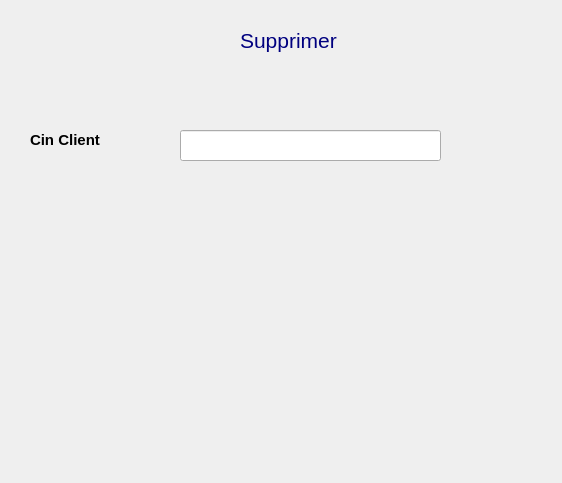
<?xml version="1.0" encoding="UTF-8"?>
<ui version="4.0">
 <class>supprimer</class>
 <widget class="QDialog" name="supprimer">
  <property name="geometry">
   <rect>
    <x>0</x>
    <y>0</y>
    <width>562</width>
    <height>483</height>
   </rect>
  </property>
  <property name="windowTitle">
   <string>Dialog</string>
  </property>
  <widget class="QLabel" name="comSupLB">
   <property name="geometry">
    <rect>
     <x>30</x>
     <y>130</y>
     <width>81</width>
     <height>21</height>
    </rect>
   </property>
   <property name="text">
    <string>&lt;!DOCTYPE HTML PUBLIC &quot;-//W3C//DTD HTML 4.0//EN&quot; &quot;http://www.w3.org/TR/REC-html40/strict.dtd&quot;&gt;
&lt;html&gt;&lt;head&gt;&lt;meta name=&quot;qrichtext&quot; content=&quot;1&quot; /&gt;&lt;style type=&quot;text/css&quot;&gt;
p, li { white-space: pre-wrap; }
&lt;/style&gt;&lt;/head&gt;&lt;body style=&quot; font-family:'MS Shell Dlg 2'; font-size:8.25pt; font-weight:400; font-style:normal;&quot;&gt;
&lt;p style=&quot; margin-top:0px; margin-bottom:0px; margin-left:0px; margin-right:0px; -qt-block-indent:0; text-indent:0px;&quot;&gt;&lt;span style=&quot; font-size:11pt; font-weight:600;&quot;&gt;Cin Client&lt;/span&gt;&lt;/p&gt;&lt;/body&gt;&lt;/html&gt;</string>
   </property>
  </widget>
  <widget class="QPushButton" name="SupprimerPB">
   <property name="geometry">
    <rect>
     <x>480</x>
     <y>120</y>
     <width>61</width>
     <height>41</height>
    </rect>
   </property>
   <property name="text">
    <string/>
   </property>
   <property name="icon">
    <iconset resource="Images.qrc">
     <normaloff>:/icon/Icon/118.png</normaloff>:/icon/Icon/118.png</iconset>
   </property>
   <property name="iconSize">
    <size>
     <width>30</width>
     <height>30</height>
    </size>
   </property>
   <property name="flat">
    <bool>true</bool>
   </property>
  </widget>
  <widget class="QLineEdit" name="comSupLE">
   <property name="geometry">
    <rect>
     <x>180</x>
     <y>130</y>
     <width>261</width>
     <height>31</height>
    </rect>
   </property>
  </widget>
  <widget class="QLabel" name="label">
   <property name="geometry">
    <rect>
     <x>240</x>
     <y>20</y>
     <width>121</width>
     <height>41</height>
    </rect>
   </property>
   <property name="text">
    <string>&lt;!DOCTYPE HTML PUBLIC &quot;-//W3C//DTD HTML 4.0//EN&quot; &quot;http://www.w3.org/TR/REC-html40/strict.dtd&quot;&gt;
&lt;html&gt;&lt;head&gt;&lt;meta name=&quot;qrichtext&quot; content=&quot;1&quot; /&gt;&lt;style type=&quot;text/css&quot;&gt;
p, li { white-space: pre-wrap; }
&lt;/style&gt;&lt;/head&gt;&lt;body style=&quot; font-family:'MS Shell Dlg 2'; font-size:8.25pt; font-weight:400; font-style:normal;&quot;&gt;
&lt;p style=&quot; margin-top:0px; margin-bottom:0px; margin-left:0px; margin-right:0px; -qt-block-indent:0; text-indent:0px;&quot;&gt;&lt;span style=&quot; font-size:16pt; color:#00007f;&quot;&gt;Supprimer&lt;/span&gt;&lt;/p&gt;&lt;/body&gt;&lt;/html&gt;</string>
   </property>
  </widget>
  <widget class="QPushButton" name="retourPB">
   <property name="geometry">
    <rect>
     <x>10</x>
     <y>380</y>
     <width>71</width>
     <height>31</height>
    </rect>
   </property>
   <property name="text">
    <string/>
   </property>
   <property name="icon">
    <iconset resource="Images.qrc">
     <normaloff>:/icon/Icon/28.png</normaloff>:/icon/Icon/28.png</iconset>
   </property>
   <property name="iconSize">
    <size>
     <width>30</width>
     <height>30</height>
    </size>
   </property>
   <property name="flat">
    <bool>true</bool>
   </property>
  </widget>
  <widget class="QLabel" name="label_4">
   <property name="geometry">
    <rect>
     <x>-40</x>
     <y>0</y>
     <width>611</width>
     <height>481</height>
    </rect>
   </property>
   <property name="text">
    <string/>
   </property>
   <property name="pixmap">
    <pixmap resource="Images.qrc">:/Arriere/images/interfacesupp.jpg</pixmap>
   </property>
  </widget>
  <zorder>label_4</zorder>
  <zorder>comSupLB</zorder>
  <zorder>SupprimerPB</zorder>
  <zorder>comSupLE</zorder>
  <zorder>label</zorder>
  <zorder>retourPB</zorder>
 </widget>
 <resources>
  <include location="Images.qrc"/>
 </resources>
 <connections/>
</ui>
